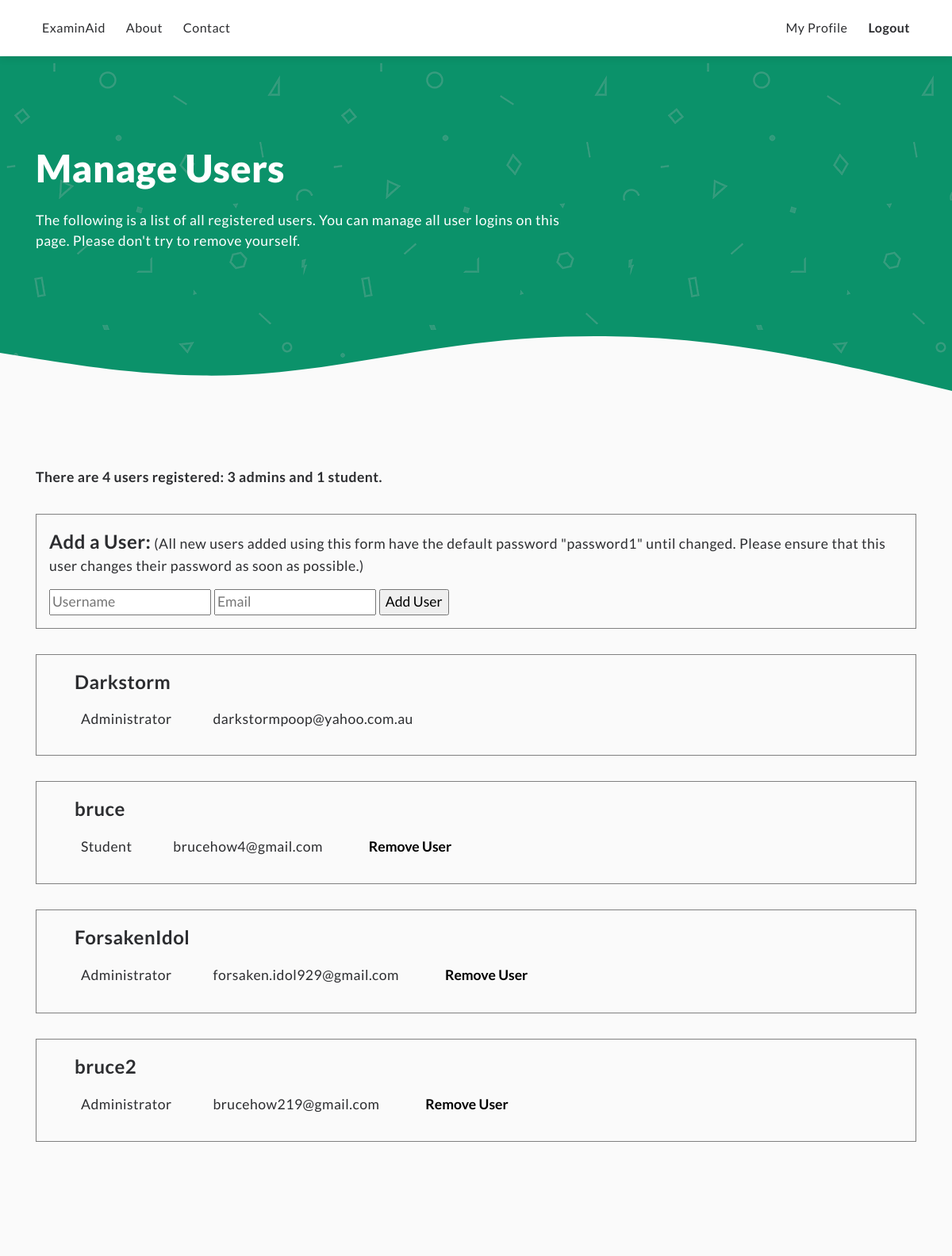
The app's page /manageusers (signed in) with its own data.
### app/models.py (models this page shows, shortened)
class User(UserMixin, db.Model):
    id = db.Column(db.Integer, primary_key=True)
    username = db.Column(db.String(64), index=True, unique=True)
    email = db.Column(db.String(120), index=True, unique=True)
    password_hash = db.Column(db.String(128))
    admin = db.Column(db.Boolean, default=False)
    def check_admin(self):
        return self.admin
    @login.user_loader
    def load_user(id):
        return User.query.get(int(id))

### app/routes.py (the view)
@app.route('/manageusers')
@login_required
def manageusers():
    if not current_user.check_admin(): # Student logins cannot access this page
        return redirect(url_for('userprofile'))
    else:
        users = User.query.all()
        num_admins = 0
        num_students = 0
        for user in users:
            if user.check_admin():
                num_admins += 1
            else:
                num_students += 1
        return render_template('manage/students.html', num_users=len(users), num_admins=num_admins, num_students=num_students, users=users)

### app/templates/manage/students.html (shortened to what this page needs)
{% extends "index.html" %}
{% block content %}
<link rel="stylesheet" href="../../static/css/test.css"/>
<section class="green">
  <div class="container">
    <div class="user-msg">
      <h1>Manage Users</h1>
      <p>The following is a list of all registered users. You can manage all user logins on this page. Please don't try to remove yourself.</p>
    </div>
  </div>
</section>
<section class="dashboard">
  <div class="container">
    <p><strong>There {% if num_users == 1 %}is 1 user{% else %}are {{ num_users }} users{% endif %} registered:
      {% if num_admins == 1 %}1 admin{% else %}{{ num_admins }} admins{% endif %} and {% if num_students == 1 %}1 student.{% else %}{{ num_students }} students.{% endif %}
    </strong></p>
    <div class="question-box">
      <form action="{{ url_for('adduser') }}" method="POST" id="add-user-form">
        <p><strong>Add a User:</strong>
          (All new users added using this form have the default password "password1" until changed. Please ensure that this user changes their password as soon as possible.)</p>
        <input type="text" name="username" placeholder="Username" required />
        <input type="email" name="email" placeholder="Email" required />
        <input type="submit" value="Add User" />
      </form>
    </div>
    {% for user in users %}
    <div class="question-box">
      <p><strong>{{ user.username }}</strong></p>
      <ul>
        <li>{% if user.check_admin() %}Administrator{% else %}Student{% endif %}</li>
        <li>{{ user.email }}</li>
        {% if current_user != user %}
        <li><button onclick="window.location.href='/manageusers/remove/{{ user.id }}'" class="remove-user" id="remove-user-{{ user.id }}">Remove User</button></li>
        {% endif %}
      </ul>
    </div>
    {% endfor %}
  </div>
</section>
{% endblock %}

### app/templates/index.html (shortened to what this page needs)
<!DOCTYPE html>
<html lang="en">
  <head>
    <link rel="stylesheet" href="https://stackpath.bootstrapcdn.com/bootstrap/4.4.1/css/bootstrap.min.css"
 />
    <link rel="stylesheet" href="../static/css/main.css"/>
    <link rel="stylesheet" href="../static/css/header.css">
    <link rel="stylesheet" href="../static/css/forms.css"/>
    <link rel="stylesheet" href="../static/css/userprofile.css"/>
  </head>
  <body>
    <header>
      <nav class="navbar fixed-top navbar-expand-md">
        <div class="container">
          <div id="collapse-menu" class="collapse navbar-collapse">
            <ul class="navbar-nav mr-auto">
                <li class="nav-item"><a class="nav-link" href="{{ url_for('index') }}">ExaminAid</a></li>
                <li class="nav-item"><a class="nav-link" href="{{ url_for('about') }}">About</a></li>
                <li class="nav-item"><a class="nav-link" href="{{ url_for('contact') }}">Contact</a></li>
            </ul>
            <ul class="navbar-nav ml-auto">
              {% if current_user.is_anonymous %}
              <li class="nav-item">
                <a class="nav-link" href="{{ url_for('login') }}">Sign In</a>
              </li>
              <li class="nav-item">
                <button class="plain-btn sm green" onclick="window.location.href='/register';">Register</button>
              </li>
              {% else %}
              <li class="nav-item">
                <li class="nav-item"><a class="nav-link" href="{{ url_for('userprofile') }}">My Profile</a></li>
                <a class="nav-link" href="{{ url_for('logout') }}"><b>Logout</b></a>
              </li>
              {% endif %}
            </ul>
          </div>
        </div>
      </nav>
    </header>
    <main>
      {% block content %}{% endblock %}
    </main>
  </body>
</html>

### app/static/css/main.css (style rules this page uses)
body { background-color: white; color: #2c2d30; font-family: 'Lato', sans-serif; font-size: 1.1rem; letter-spacing: 0.03rem; }
section { padding: 7rem 0; }
section.green { background-color: #0b926a; background-image: url(../resources/texture-1.png); color: white; }
div.container { margin: 0 auto; }
h1 { font-weight: 900; font-size: 3rem; margin-bottom: 1.5rem; }
.wave-bot { margin: 5rem 0 -12rem 0; display: block; height: 15rem; width: 100%; }

### app/static/css/header.css (style rules this page uses)
header { background-color: white; padding-bottom: 71px; font-size: 1rem; }
.navbar { background-color: white; box-shadow: 0px 3px 10px rgba(0, 0, 0, 0.1); padding: 15px; }
.nav-link { color: #2c2d30; text-decoration: none; font-weight: 400; }
.nav-item { padding: 0 10px 0 0; }

### app/static/css/userprofile.css (style rules this page uses)
section.dashboard { background-color: #fafafa; padding: 2rem 0 7rem 0; }
.user-msg { max-width: 700px; }

### app/static/css/test.css (style rules this page uses)
div.question-box { border: 1px solid grey; padding: 1rem; margin: 2rem 0; }
div.question-box p strong { font-size: 1.5rem; margin-left: 2rem; }
div.question-box ul li { display: inline-block; list-style-type: none; margin-right: 3rem; }
div.question-box form p strong { margin-left: 0rem; }
button.remove-user { background: none; border: none; font-weight: bold; transition: 250ms; }

### records on screen
User: username "Darkstorm", admin "Administrator", email "darkstormpoop@yahoo.com.au"
User: username "bruce", admin "Student", email "brucehow4@gmail.com"
User: username "ForsakenIdol", admin "Administrator", email "forsaken.idol929@gmail.com"
User: username "bruce2", admin "Administrator", email "brucehow219@gmail.com"

### other values on screen
{{ num_users }} "4"
{{ num_admins }} "3"
